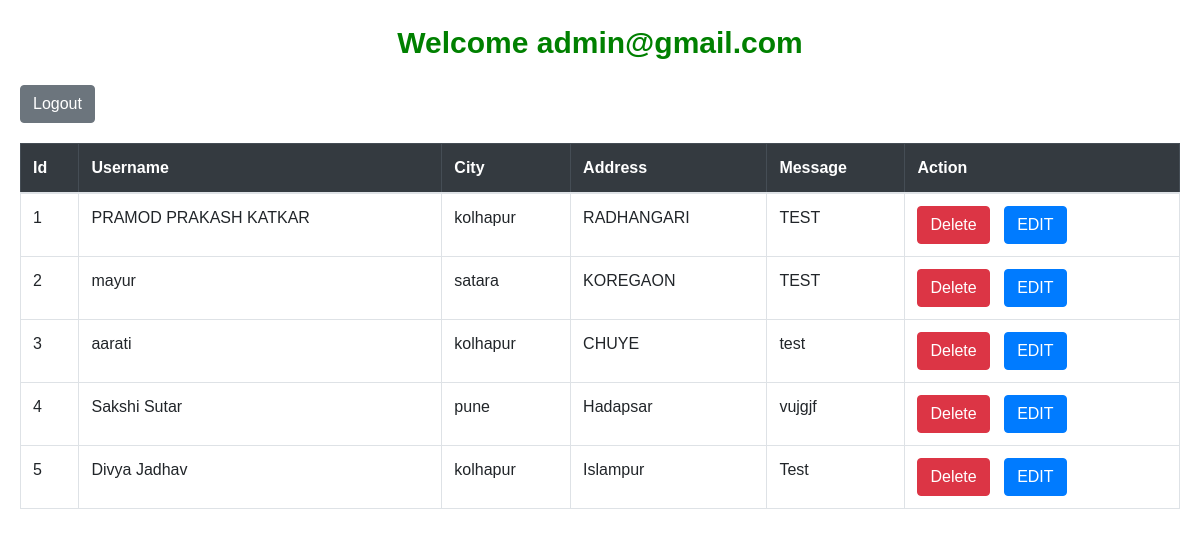
Screenshot of /admin_panel.php (signed in) with the database file from the repository.
### tables this page shows
CREATE TABLE `tbl_contact` (
  `id` int(10) NOT NULL,
  `name` varchar(255) NOT NULL,
  `address` varchar(255) NOT NULL,
  `city` varchar(255) NOT NULL,
  `image` varchar(255) NOT NULL,
  `message` varchar(255) NOT NULL
);

### admin_panel.php (the view, shortened to what this page needs)
<?php
require 'config.php';
?>
<!DOCTYPE html>
<html>
<head>
    <link rel="stylesheet" href="https://maxcdn.bootstrapcdn.com/bootstrap/4.5.2/css/bootstrap.min.css">
</head>
<body>
    <div class="heading">
        Welcome <?php echo $_SESSION['username']; ?>
    </div>
    <div class="logout">
        <a href="logout_admin.php" class="btn btn-secondary">Logout</a>
    </div>
    <div class="table-container">
        <table class="table table-bordered">
            <thead class="table-dark">
                <tr>
                    <th>Id</th>
                    <th>Username</th>
                    <th>City</th>
                    <th>Address</th>
                    <th>Message</th>
                    <th>Action</th>
                </tr>
            </thead>
            <tbody>
                <?php
                $i = 1;
                $sql = "SELECT * FROM tbl_contact";
                $query_run = mysqli_query($conn, $sql);
                if ($query_run) {
                    while ($row = mysqli_fetch_array($query_run)) {
                        ?>
                        <tr>
                            <td><?php echo $i; ?></td>
                            <td><?php echo $row['name']; ?></td>
                            <td><?php echo $row['city']; ?></td>
                            <td><?php echo $row['address']; ?></td>
                            <td><?php echo $row['message']; ?></td>
                            <td>
                                <form action="delete_contact.php" method="post" style="display:inline;">
                                    <input type="submit" name="delete_contact" class="btn btn-danger" value="Delete">
                                </form>
                                <form action="edit_contact.php" method="post" style="display:inline;">
                                    <input type="submit" class="btn btn-primary" value="EDIT">
                                </form>
                            </td>
                        </tr>
                        <?php
                        $i++;
                    }
                } else {
                    echo "<tr><td colspan='6'>No record found</td></tr>";
                }
                ?>
            </tbody>
        </table>
    </div>
</body>
</html>

### admin_panel.php (style rules this page uses)
body { font-family: Arial, sans-serif; margin: 20px; }
.heading { font-size: 30px; margin-bottom: 20px; text-align: center; justify-content: center; color: green; font-weight: bold; }
.logout { margin-bottom: 20px; }
.table-container { margin-top: 20px; }
.btn-danger, .btn-primary { margin-right: 10px; }
.btn-danger { background-color: #dc3545; border-color: #dc3545; }
.btn-primary { background-color: #007bff; border-color: #007bff; }
.table-dark th { background-color: #343a40; color: white; }

### rows the page displays
tbl_contact: name "PRAMOD PRAKASH KATKAR", city "kolhapur", address "RADHANGARI", message "TEST"
tbl_contact: name "mayur", city "satara", address "KOREGAON", message "TEST"
tbl_contact: name "aarati", city "kolhapur", address "CHUYE", message "test"
tbl_contact: name "Sakshi Sutar", city "pune", address "Hadapsar", message "vujgjf"
tbl_contact: name "Divya Jadhav", city "kolhapur", address "Islampur", message "Test"

### other values shown
$_SESSION['username'] "admin@gmail.com"
